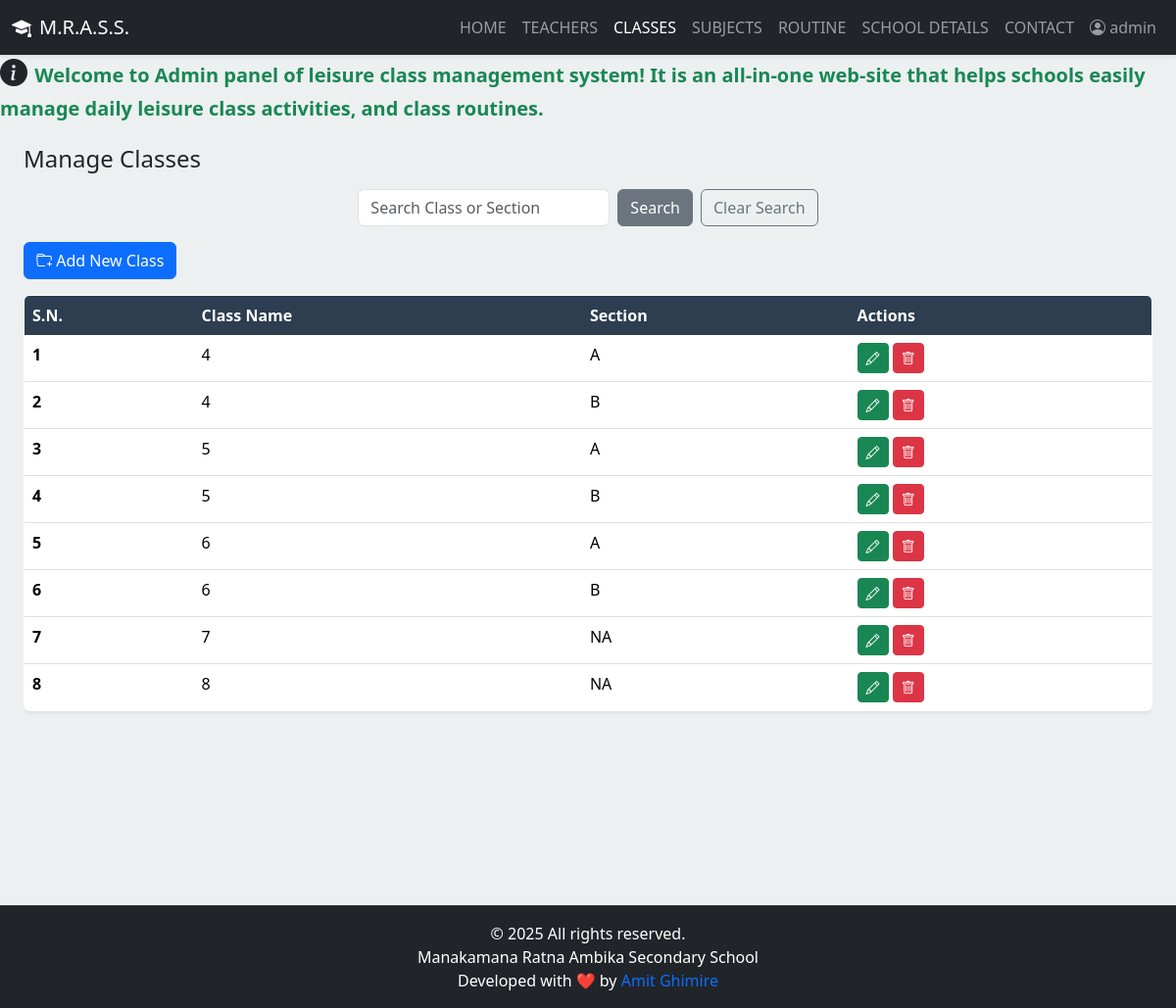
/admin/classes.php (signed in), run on the app's committed database.
### tables this page shows
CREATE TABLE `classes` (
  `cls_id` int(11) NOT NULL,
  `name` varchar(50) NOT NULL,
  `section` enum('A','B','C','NA') NOT NULL,
  `created_at` timestamp NOT NULL DEFAULT current_timestamp()
);

### admin/classes.php (the view, shortened to what this page needs)
<?php include('partial-admin/navbar.php');
$page_title = "Manage Classes";
?>
<!DOCTYPE html>
<html lang="en">
<head>
    <link href="https://cdn.jsdelivr.net/npm/bootstrap@5.3.3/dist/css/bootstrap.min.css" rel="stylesheet">
    <link rel="stylesheet" href="https://cdn.jsdelivr.net/npm/bootstrap-icons@1.11.3/font/bootstrap-icons.min.css">
    <link rel="stylesheet" href="../css/admin_style.css">
</head>
<body>
    <div class="d-flex" id="wrapper">
        <div id="page-content-wrapper">
            <div class="container-fluid px-4">
                <div class="row my-4">
                    <div class="col-12">
                        <h3 class="fs-4 mb-3"><?php echo $page_title; ?></h3>
                        <div class="d-flex justify-content-center mb-3">
                            <form action="" method="GET">
                                <div class="row g-2 align-items-center">
                                    <div class="col-auto">
                                        <input type="text" class="form-control" name="search" placeholder="Search Class or Section" value="<?php echo htmlspecialchars($_GET['search'] ?? ''); ?>">
                                    </div>
                                    <div class="col-auto">
                                        <button type="submit" class="btn btn-secondary">Search</button>
                                    </div>
                                    <div class="col-auto">
                                        <a href="<?php echo SITEURL; ?>admin/classes.php" class="btn btn-outline-secondary">Clear Search</a>
                                    </div>
                                </div>
                            </form>
                        </div>
                        <button type="button" class="btn btn-primary mb-3" data-bs-toggle="modal" data-bs-target="#addClassModal">
                            <i class="bi bi-folder-plus"> </i> Add New Class
                        </button>
                        <div class="table-responsive">
                            <table class="table bg-white rounded shadow-sm table-hover">
                                <thead>
                                    <tr>
                                        <th scope="col">S.N.</th>
                                        <th scope="col">Class Name</th>
                                        <th scope="col">Section</th>
                                        <th scope="col">Actions</th>
                                    </tr>
                                </thead>
                                <tbody>
                                    <?php
                                    $sql = "SELECT * FROM classes";
                                    $sql .= " ORDER BY name, section";
                                    $res = mysqli_query($conn, $sql);
                                    if (mysqli_num_rows($res) > 0) {
                                        $sn = 1;
                                        while ($row = mysqli_fetch_assoc($res)) {
                                    ?>
                                            <tr>
                                                <th scope="row"><?php echo $sn++; ?></th>
                                                <td><?php echo htmlspecialchars($row['name']); ?></td>
                                                <td><?php echo htmlspecialchars($row['section']); ?></td>
                                                <td>
                                                    <button type="button" class="btn btn-sm btn-success" data-bs-toggle="modal" data-bs-target="#updateClassModal-<?php echo $row['cls_id']; ?>">
                                                        <i class="bi bi-pencil"></i>
                                                    </button>
                                                    <a href="<?php echo SITEURL; ?>admin/classes.php?delete_id=<?php echo $row['cls_id']; ?>" class="btn btn-sm btn-danger" onclick="return confirm('Are you sure you want to delete this class?');">
                                                        <i class="bi bi-trash"></i>
                                                    </a>
                                                </td>
                                            </tr>
                                        <?php
                                        }
                                    } else {
                                        ?>
                                        <tr>
                                            <td colspan="4" class="text-center">No classes found.</td>
                                        </tr>
                                    <?php
                                    }
                                    ?>
                                </tbody>
                            </table>
                        </div>
                    </div>
                </div>
            </div>
        </div>
    </div>
    <?php
    include('partial-admin/footer.php');
    ?>
</body>
</html>

### css/admin_style.css (style rules this page uses)
:root { --primary-color: #2c3e50; --secondary-color: #34495e; --background-color: #ecf0f1; --card-bg-color: #ffffff; --text-color: #34495e; --sidebar-bg-color: #2c3e50; --sidebar-hover-color: #34495e; --sidebar-active-color: #3c526a; --success-color: #27ae60; --danger-color: #e74c3c; --warning-color: #f39c12; --info-color: #3498db; --border-color: #e0e0e0; }
body { overflow-x: hidden; font-family: 'Segoe UI', Roboto, 'Helvetica Neue', Arial, sans-serif; background-color: var(--background-color); }
#wrapper { display: flex; min-height: 100vh; }
#page-content-wrapper { min-width: 100vw; display: flex; flex-direction: column; background-color: var(--background-color); }
.table { border-radius: 0.75rem; overflow: hidden; box-shadow: 0 4px 10px rgba(0, 0, 0, 0.05); background-color: var(--card-bg-color); border: 1px solid var(--border-color); }
.table thead th { background-color: var(--primary-color); color: #fff; border: none; font-weight: 600; }

### data on the page
classes: name "4", section "A"
classes: name "4", section "B"
classes: name "5", section "A"
classes: name "5", section "B"
classes: name "6", section "A"
classes: name "6", section "B"
classes: name "7", section "NA"
classes: name "8", section "NA"

### other printed values
$_SESSION['username'] "admin"
$page_title "Manage Classes"
